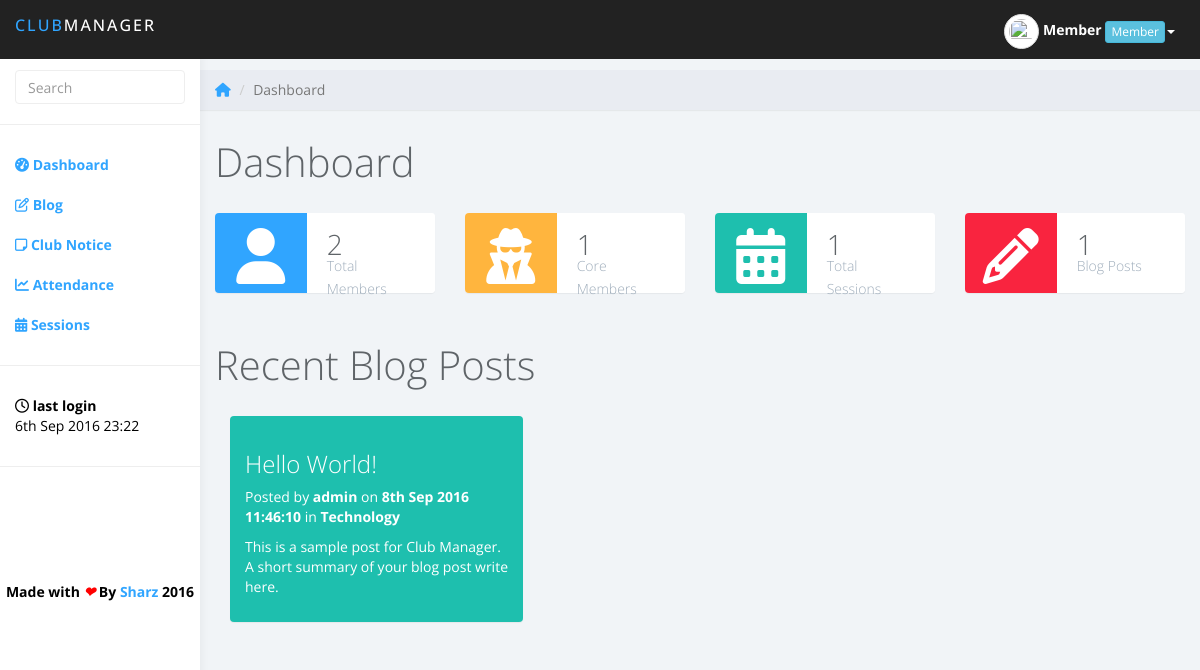
Page /home.php (signed in) on the committed database.
### tables this page shows
CREATE TABLE `userinfo` (
  `id` int(5) NOT NULL,
  `name` varchar(50) NOT NULL,
  `email` varchar(70) DEFAULT NULL,
  `dob` varchar(25) NOT NULL,
  `username` varchar(25) NOT NULL,
  `password` text NOT NULL,
  `role` varchar(20) DEFAULT NULL,
  `last_login` datetime NOT NULL,
  `currunt_login` timestamp NOT NULL DEFAULT CURRENT_TIMESTAMP ON UPDATE CURRENT_TIMESTAMP,
  `otp` varchar(10) NOT NULL,
  `pic` text
);

CREATE TABLE `blog_posts` (
  `id` int(11) NOT NULL,
  `postTitle` varchar(200) NOT NULL,
  `description` text NOT NULL,
  `content` text NOT NULL,
  `post_date` timestamp NOT NULL DEFAULT CURRENT_TIMESTAMP ON UPDATE CURRENT_TIMESTAMP,
  `auther` varchar(25) NOT NULL,
  `catinfo` varchar(70) DEFAULT NULL
);

### funs.php (the view, shortened to what this page needs)
<?php
global $con;
function get_member_data($session_name)
{
	global $con;
	$query = "SELECT * FROM userinfo WHERE username='$session_name'";
	$result = mysqli_query($con,$query);
	$rows = mysqli_affected_rows($con);
	if($rows == 1)
	{
		$row = mysqli_fetch_assoc($result);
	}
	else
		echo 'error while retriving data';
	return $row;
}
function get_all_posts()
{
	global $con;
	$query = "SELECT * FROM blog_posts";
	$result = mysqli_query($con,$query);
	$rows = mysqli_affected_rows($con);
	return $rows;
}
	?>
		<?php
function starter($id,$name,$role,$pic,$last_login,$total_members,$core_members,$total_sessions,$completed_sessions)
{
	?>
<!DOCTYPE html>
<html>
<head>
<link href="css/pace-theme-corner-indicator.css" rel="stylesheet">
<link href="https://maxcdn.bootstrapcdn.com/bootstrap/3.3.7/css/bootstrap.min.css" rel="stylesheet">
<link href="css/styles.css" rel="stylesheet">
</head>
<body>
	<nav class="navbar navbar-inverse navbar-fixed-top" role="navigation">
		<div class="container-fluid">
			<div class="navbar-header">
				<b><a class="navbar-brand" href="home.php"><span>Club</span>Manager</a></b>
				<ul class="user-menu">
					<li class="dropdown pull-right">
						<a class="dropdown-toggle" data-toggle="dropdown"><img src="<?php echo $pic; ?>" class="img-responsive img-circle img-thumbnail" height="35px" width="35px"> <b id="mobhide"><?php echo $name; ?></b> <div class="btn btn-xs btn-info" id="mobhide"><?php echo $role; ?></div><span class="caret"></span></a>
					</li>
				</ul>
			</div>
		</div>
	</nav><br>
		<div id="sidebar-collapse" class="col-sm-3 col-lg-2 sidebar">
		<form role="search" action="search.php" method="post">
			<div class="form-group">
				<input type="text" name="term" class="form-control" placeholder="Search" required>
			</div>
		</form>
		<ul class="nav menu">
			<li><a href="home.php"><i class="fa fa-tachometer" aria-hidden="true"></i>
 <b>Dashboard</b></a></li>
			<li><a href="blog-home.php"><i class="fa fa-pencil-square-o" aria-hidden="true"></i> <b>Blog</b></a></li>
			<li><a href="notice.php"><i class="fa fa-sticky-note-o" aria-hidden="true"></i> <b>Club Notice</b></a></li>
			<li><a href="attendance.php"><i class="fa fa-line-chart" aria-hidden="true"></i> <b>Attendance</b></a></li>
			<li><a href="schedule.php"><i class="fa fa-calendar" aria-hidden="true"></i> <b>Sessions</b></a></li>
			<li role="presentation" class="divider"></li>
			<li><a style="color: #000;"><i class="fa fa-clock-o" aria-hidden="true"></i> <b>last login</b><br><?php echo $last_login; ?></a></li>
			<li role="presentation" class="divider"></li>
		</ul>
		<div class="text-center" style="margin-top: 95px; color: #000;"><b>Made with <i style="color: red;">&#10084;</i> By <a href="http://sharadshinde.in" target="blank">Sharz</a> 2016</b></div>
	</div>
	<div class="col-sm-9 col-sm-offset-3 col-lg-10 col-lg-offset-2 main">
	<?php
	return false;
}
function at_bottom()
{
	?>
	</div>
<link rel="stylesheet" type="text/css" href="css/DateTimePicker.min.css" />
<link href="http://cdnjs.cloudflare.com/ajax/libs/summernote/0.8.2/summernote.css" rel="stylesheet">
</body>
</html>
	<?php
	return false;
}
		?>
			    <?php
function show_home_posts()
{
	global $con;
	$query = "SELECT * FROM blog_posts ORDER BY id DESC LIMIT 0,5";
	$result = mysqli_query($con,$query);
	if(mysqli_num_rows($result) > 0)
	{
		$select = 1;
		while($row = mysqli_fetch_assoc($result))
		{
			if($select%2 == 1)
			{
				$css = 'panel-teal';
			}
			else
			{
				$css = 'panel-orange';
			}
			?>
			<div class="col-lg-4">
				<div class="panel <?php echo $css; ?>">
				<div class="panel-body">
				<a href="viewpost.php?id=<?php echo $row['id']; ?>&title=<?php echo $row['postTitle']; ?>" style="color: #fff;">
				<h3 style="color: #fff;"><?php echo $row['postTitle']; ?></h3>
				<a href="viewpost.php?id=<?php echo $row['id']; ?>&title=<?php echo $row['postTitle']; ?>" style="color: #fff;">
				<p>Posted by <b><?php echo $row['auther']; ?></b> on <b><?php echo date('jS M Y H:i:s', strtotime($row['post_date'])); ?></b> in
				<b><a style="color: #fff;" href="viewbycat.php?cat=<?php echo $row['catinfo']; ?>"><?php echo $row['catinfo']; ?></a></b></p>
			    <p><a style="color: #fff;" href="viewbycat.php?cat=<?php echo $row['catinfo']; ?>"><?php echo $row['description']; ?></a></p>
			    </a>
			    </a>
			    </div>
			    </div>
			</div>
			    <?php
			    $select++;
		}
	}
	else
	{
		echo '<div class="alert bg-warning text-center col-md-offset-4 col-md-4 col-sm-12"><span><h4>no posts found, visit after sometime!</h4></span></div>';
	}
	return false;
}

### home.php (shortened to what this page needs)
<?php
	require_once('funs.php');
	$session_name = $_SESSION['username'];
	$row = get_member_data($session_name);
	$id = $row['id'];
	$name = $row['name'];
	$role = $row['role'];
	$pic = $row['pic'];
	$last_login = $row['last_login'];
	$last_login = date('jS M Y H:i', strtotime($last_login));
	$total_members = get_all_status();
	$core_members = get_vip_status();
	$total_sessions = total_sessions();
	$completed_sessions = completed_sessions();
	$all_posts = get_all_posts();
	starter($id,$name,$role,$pic,$last_login,$total_members,$core_members,$total_sessions,$completed_sessions);
?>
		<div class="row">
			<ol class="breadcrumb">
				<li><a href="#"><i class="fa fa-home" aria-hidden="true"></i></a></li>
				<li class="active">Dashboard</li>
			</ol>
		</div>
		<div class="row">
			<div class="col-lg-12">
				<h1 class="page-header">Dashboard</h1>
			</div>
		</div>
		<div class="row">
			<div class="col-xs-12 col-md-6 col-lg-3">
				<div class="panel panel-blue panel-widget ">
					<div class="row no-padding">
						<div class="col-sm-3 col-lg-5 widget-left">
							<i class="fa fa-user fa-4x" aria-hidden="true"></i>
						</div>
						<div class="col-sm-9 col-lg-7 widget-right">
							<div class="large"><?php echo $total_members; ?></div>
							<div class="text-muted">Total Members</div>
						</div>
					</div>
				</div>
			</div>
			<div class="col-xs-12 col-md-6 col-lg-3">
				<div class="panel panel-orange panel-widget">
					<div class="row no-padding">
						<div class="col-sm-3 col-lg-5 widget-left">
							<i class="fa fa-user-secret fa-4x" aria-hidden="true"></i>
						</div>
						<div class="col-sm-9 col-lg-7 widget-right">
							<div class="large"><?php echo $core_members; ?></div>
							<div class="text-muted">Core Members</div>
						</div>
					</div>
				</div>
			</div>
			<a href="schedule.php">
			<div class="col-xs-12 col-md-6 col-lg-3">
				<div class="panel panel-teal panel-widget">
					<div class="row no-padding">
						<div class="col-sm-3 col-lg-5 widget-left">
							<i class="fa fa-calendar fa-4x" aria-hidden="true"></i>
						</div>
						<div class="col-sm-9 col-lg-7 widget-right">
							<div class="large"><?php echo $total_sessions; ?></div>
							<div class="text-muted">Total Sessions</div>
						</div>
					</div>
				</div>
			</div>
			</a>
			<a href="blog-home.php">
			<div class="col-xs-12 col-md-6 col-lg-3">
				<div class="panel panel-red panel-widget">
					<div class="row no-padding">
						<div class="col-sm-3 col-lg-5 widget-left">
							<i class="fa fa-pencil fa-4x" aria-hidden="true"></i>
						</div>
						<div class="col-sm-9 col-lg-7 widget-right">
							<div class="large"><?php echo $all_posts; ?></div>
							<div class="text-muted">Blog Posts</div>
						</div>
					</div>
				</div>
			</div>
			</a>
		</div>
		<div class="row">
			<div class="col-lg-12">
				<h1 class="page-header">Recent Blog Posts</h1>
			</div>
		</div>
		<div class="row">
			<div class="col-lg-12">
				<?php show_home_posts(); ?>
			</div>
		</div>
<?php
	at_bottom();

### css/styles.css (style rules this page uses)
* { font-family: 'Open Sans', sans-serif; }
body { background: #f1f4f7; padding-top: 50px; color: #5f6468; }
p { color: #777; }
a, a:hover, a:focus { color: #30a5ff; }
h1, h2, h3, h4, h5, h6 { color: #5f6468; }
h1 { font-weight: 300; font-size: 40px; }
h3, h4 { font-weight: 300; }
.large { font-size: 2em; }
.text-muted { color: #9fadbb; }
.no-padding { padding: 0; margin: 0; }
.form-control { border: 1px solid #eee; box-shadow: none; }
.navbar-header .navbar-brand { color: #fff; font-size: 16px; text-transform: uppercase; font-weight: 500; letter-spacing: 2px; }
.navbar-header .navbar-brand span { color: #30a5ff; }
.panel { border: 0; }
.panel-widget { padding: 0; position: relative; }
.panel-blue { background: #30a5ff; color: #fff; }
.panel-teal { background: #1ebfae; color: #fff; }
.panel-orange { background: #ffb53e; color: #fff; }
.panel-red { background: #f9243f; color: #fff; }
.panel-blue .panel-body p, .panel-teal .panel-body p, .panel-orange .panel-body p, .panel-red .panel-body p { color: #fff; color: rgba(255, 255, 255, .8); }
.panel-blue .text-muted, .panel-teal .text-muted, .panel-orange .text-muted, .panel-red .text-muted { color: rgba(255, 255, 255, .5); }
.widget-left { height: 80px; padding-top: 15px; text-align: center; border-top-left-radius: 4px; border-bottom-left-radius: 4px; }
.widget-right { text-align: left; line-height: 1.6em; margin: 0px; padding: 20px; height: 80px; color: #999; font-weight: 300; background: #fff; border-top-right-radius: 4px; border-bottom-right-radius: 4px; }
.widget-right .text-muted { color: #9fadbb; }
.widget-right .large { color: #5f6468; }
.panel-blue .widget-left { background: #30a5ff; color: #fff; }
.panel-teal .widget-left { background: #1ebfae; color: #fff; }
.panel-orange .widget-left { background: #ffb53e; color: #fff; }
.panel-red .widget-left { background: #f9243f; color: #fff; }
.panel-widget { background: #fff; }
.navbar { border: 0; }
.user-menu { display: inline-block; margin-top: 14px; margin-right: 10px; float: right; list-style: none; padding: 0; }
.user-menu a { color: #fff; }
.sidebar { display: block; background-color: #fff; padding: 0; display: none; }
.sidebar form { padding: 20px 15px 5px 15px; border-bottom: 1px solid #eee; margin-bottom: 20px; }
@media (min-width: 768px) { .sidebar { display: block; position: fixed; top: 50px; bottom: 0; left: 0; z-index: 1000; display: block; margin: 0; padding: 0; overflow-x: hidden; overflow-y: auto; background-color: #fff; box-shadow: 1px 0px 10px rgba(0, 0, 0, .05); } }
@media (min-width: 768px) { .navbar-header { width: 100%; } }
.sidebar ul.nav li.divider { border-bottom: 1px solid #eee; margin: 20px 0; }
.breadcrumb { border-radius: 0; padding: 10px 15px; background: #e9ecf2; box-shadow: 0 1px 1px rgba(0, 0, 0, .05); margin: 0 ; }
h1.page-header { margin-top: 30px; border-bottom: 0; }

### rows in the picture
userinfo: name "Member", role "Member", last_login "6th Sep 2016 23:22"
blog_posts: postTitle "Hello World!", auther "admin", post_date "8th Sep 2016 11:46:10", catinfo "Technology", description "This is a sample post for Club Manager. A short summary of your blog post write here."

### other values in the picture
$total_members "2"
$core_members "1"
$total_sessions "1"
$all_posts "1"
